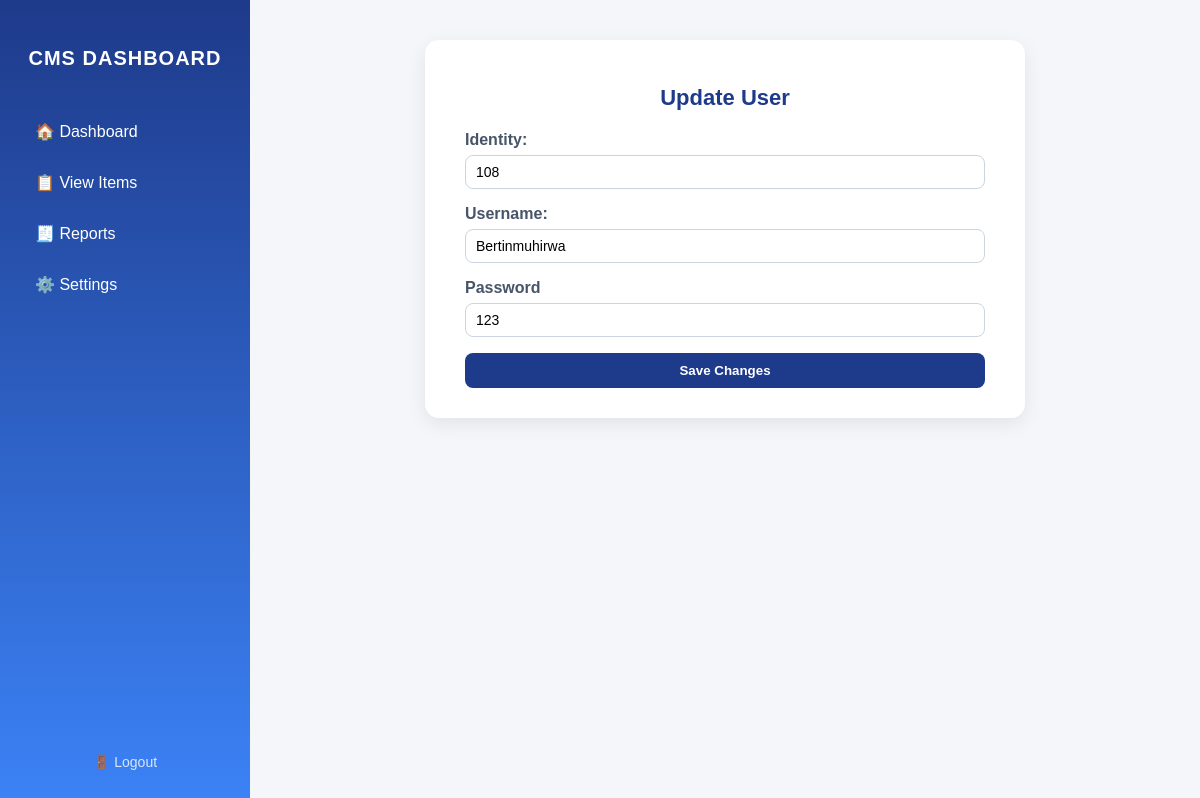
Screenshot of /updateuser.php?updatenbr=108 (signed in) with the database file from the repository.
### tables this page shows
CREATE TABLE `users` (
  `Identity` int(10) NOT NULL,
  `Username` varchar(20) NOT NULL,
  `Password` varchar(20) NOT NULL
);

### updateuser.php (the view, shortened to what this page needs)
<?php
include "connection.php";
if(isset($_GET['updatenbr'])){
    $id = $_GET['updatenbr'];
    $sql = "SELECT * FROM users WHERE Identity='$id'";
    $result = $conn->query($sql);
    if($result && $result->num_rows > 0){
        $rows = $result->fetch_assoc();
        $fname = $rows['Identity'];
        $lname = $rows['Username'];
        $phone = $rows['Password'];
    } else {
        echo "Record not found!";
        exit;
    }
}
?>
<!DOCTYPE html>
<html lang="en">
<head>
</head>
<body>
  <div class="sidebar">
    <div>
      <h2>CMS DASHBOARD</h2>
      <nav>
        <a href="index.php">🏠 Dashboard</a>
        <a href="select.php">📋 View Items</a>
        <a href="#">🧾 Reports</a>
        <a href="#">⚙️ Settings</a>
      </nav>
    </div>
    <div class="logout">
      <a href="#" style="color:white; text-decoration:none;">🚪 Logout</a>
    </div>
  </div>
  <div class="main">
    <div class="card">
      <h1>Update User</h1>
      <form method="post">
        <label>Identity:</label>
        <input type="text" name="fname" value="<?php echo $fname; ?>" required>
        <label>Username:</label>
        <input type="text" name="lname" value="<?php echo $lname; ?>" required>
        <label>Password</label>
        <input type="number" name="pnumber" value="<?php echo $phone; ?>" required>
        <button type="submit" name="send">Save Changes</button>
      </form>
    </div>
  </div>
</body>
</html>

### updateuser.php (style rules this page uses)
* { box-sizing: border-box; }
body { margin: 0; font-family: "Poppins", sans-serif; background: #f4f6fa; color: #1e293b; display: flex; min-height: 100vh; }
.sidebar { width: 250px; background: linear-gradient(180deg, #1e3a8a, #3b82f6); color: white; padding: 30px 20px; display: flex; flex-direction: column; justify-content: space-between; }
.sidebar h2 { text-align: center; font-size: 20px; letter-spacing: 1px; margin-bottom: 40px; }
.sidebar nav a { display: block; color: white; text-decoration: none; padding: 12px 15px; margin: 8px 0; border-radius: 8px; transition: 0.3s; font-weight: 500; }
.logout { text-align: center; font-size: 14px; opacity: 0.8; }
.main { flex: 1; padding: 40px; }
.card { max-width: 600px; background: #fff; margin: 0 auto; padding: 30px 40px; border-radius: 14px; box-shadow: 0 6px 20px rgba(0, 0, 0, 0.08); }
h1 { text-align: center; color: #1e3a8a; font-size: 22px; margin-bottom: 20px; }
label { display: block; font-weight: 600; margin-bottom: 6px; color: #475569; }
input[type="text"], input[type="number"] { width: 100%; padding: 8px 10px; border: 1px solid #cbd5e1; border-radius: 8px; margin-bottom: 16px; outline: none; transition: 0.2s; font-size: 14px; }
button { width: 100%; background: #1e3a8a; border: none; color: white; padding: 10px; border-radius: 8px; font-weight: 600; cursor: pointer; transition: 0.3s; }

### rows the page displays
users: fname "108", lname "Bertinmuhirwa", pnumber "123"
